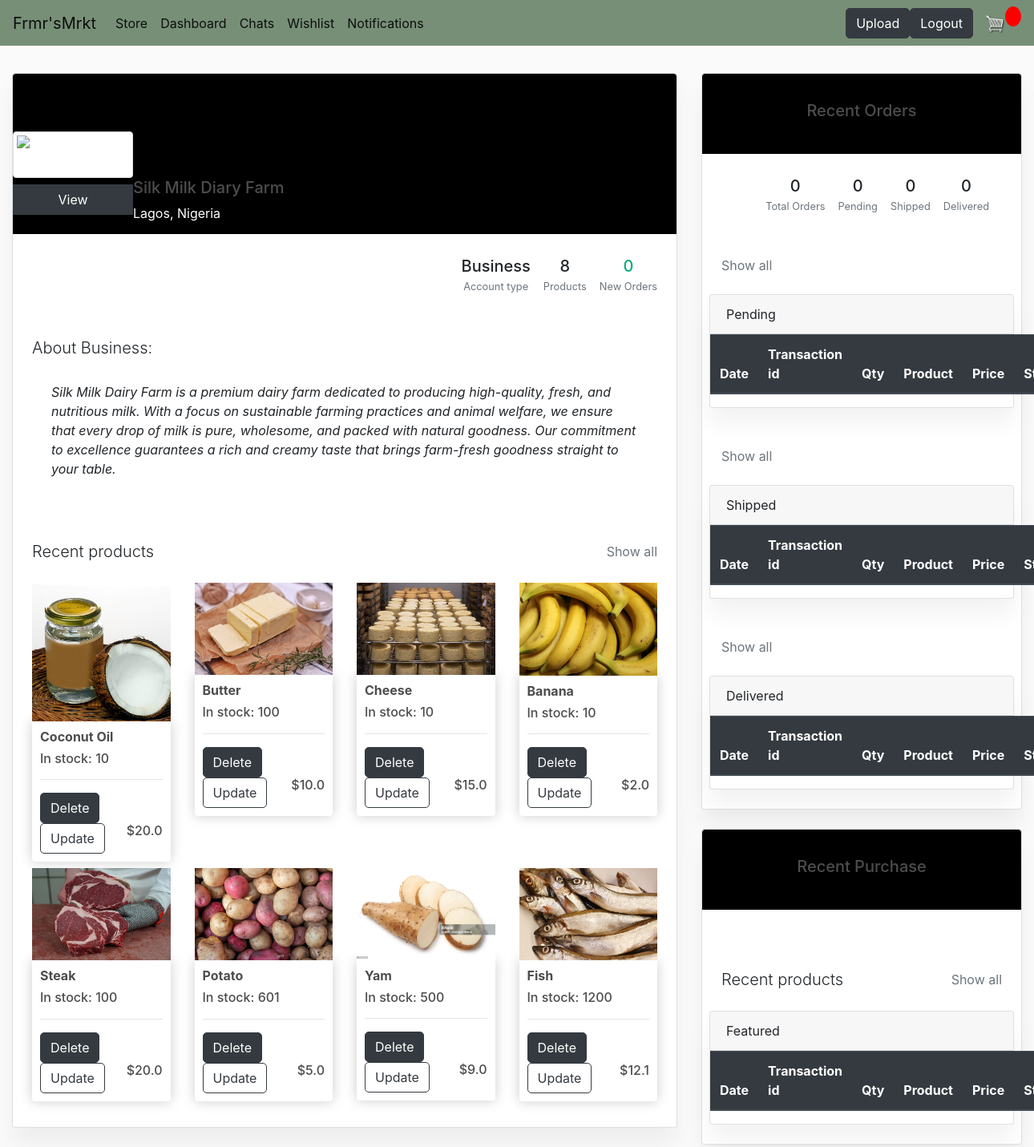
The page /dashboard/ (signed in) on the database its author committed.
### store/models.py (models this page shows, shortened)
class Customer(models.Model):
	user = models.OneToOneField(User, null=True, blank=True, on_delete=models.CASCADE)
	name = models.CharField(max_length=200, null=True)
	email = models.CharField(max_length=200)
	acct_type = models.CharField(max_length=25, default='regular')
	business_description = models.TextField(null=True)
	business_location = models.CharField(max_length=30, default='Lagos, Nigeria')

class Product(models.Model):
    name = models.CharField(max_length=200)
    price = models.FloatField()
    quantity = models.IntegerField(default=10)
    digital = models.BooleanField(default=False,null=True, blank=True)
    image = models.ImageField(null=True, blank=True)
    description = models.TextField(null=True, blank=True)
    owner = models.ForeignKey(Customer, on_delete=models.CASCADE, null=True)
    category = models.CharField(max_length=50, default='Generic')
    date_added = models.DateTimeField(default=datetime.now())
    rating = models.IntegerField(default=1)
    @property
    def imageURL(self):
        try:
            url = self.image.url
        except:
            url = ''
        return url

### store/views.py (the view)
# urls.py: path('dashboard/', views.dashboard, name="dashboard"),
@login_required(login_url='/login/')
def dashboard(request):
	if request.user.customer.acct_type != 'business':
		return redirect('/profile/')
	order_items = OrderItem.objects.filter(business=request.user.customer, order__complete=True).all()
	new_order =       	order_items.filter(status='New', order__complete=True).count()
	shipped_orders =  	order_items.filter(status='Shipped').order_by('-date_added')[:5]
	delivered_orders =	order_items.filter(status='Delivered').order_by('-date_added')[:5]
	pending_orders =  	order_items.filter(status='Pending').order_by('-date_added')[:5]
	cache_key = f"products_{request.user.customer.id}"
	aproducts = cache.get(cache_key)
	if not aproducts:
		aproducts = Product.objects.filter(owner=request.user.customer).all()
		cache.set(cache_key, aproducts, timeout=60*15)
	total_products = len(aproducts)
	products = aproducts.filter(owner=request.user.customer).order_by('-date_added')[:10]
	total_orders =          len(order_items)
	no_shipped_orders =  	order_items.filter(status='Shipped').count()
	no_delivered_orders =	order_items.filter(status='Delivered').count()
	no_pending_orders =  	order_items.filter(status='Pending').count()
	context = {'products': list(products), 'order_items': list(order_items),
			'total_products': total_products, 'new_orders':new_order, 'shipped_orders': shipped_orders,
			'delivered_orders': delivered_orders, 'pending_orders': pending_orders, "total_orders": total_orders, "no_pending_orders": no_pending_orders,
			    "no_shipped_orders":no_shipped_orders, 'no_delivered_orders': no_delivered_orders}
	return render(request, 'business/dashboard.html', context)

### store/templates/business/dashboard.html (shortened to what this page needs)
{% extends 'business/mainb.html'%} {% load static %} {% block content %}
<div class="container-fluid">
  <div class="row">
    <div class="col-lg-8 mb-4">
      <div class="card">
        <div
          class="rounded-top text-white d-flex flex-row"
          style="background-color: #000; height: 200px"
        >
          <div class="ms-4 mt-5 d-flex flex-column" style="width: 150px">
            <img
              src="https://mdbcdn.b-cdn.net/img/Photos/new-templates/bootstrap-profiles/avatar-1.webp"
              alt="Generic placeholder image"
              class="img-fluid img-thumbnail mt-4 mb-2"
              style="width: 150px; z-index: 1"
            />
            <a
              class="btn btn-dark edit"
              data-id="{{ user.customer.id }}"
              id="edit-customer"
              style="z-index: 1"
              >View</a
            >
          </div>
          <div class="ms-3" style="margin-top: 130px">
            <h5>{{ user.customer.name }}</h5>
            <p>{{ user.customer.business_location }}</p>
          </div>
        </div>
        <div class="p-4 text-black bg-body-tertiary">
          <div class="d-flex justify-content-end text-center py-1 text-body">
            <div>
              <p class="mb-1 h5">{{ user.customer.acct_type|capfirst }}</p>
              <p class="small text-muted mb-0">Account type</p>
            </div>
            <div class="px-3">
              <p class="mb-1 h5">{{ total_products }}</p>
              <p class="small text-muted mb-0">Products</p>
            </div>
            <div>
              <a href="{% url 'show_all' 'new_orders' %}">
                <p class="mb-1 h5">{{ new_orders }}</p>
                <p class="small text-muted mb-0">New Orders</p>
              </a>
            </div>
          </div>
        </div>
        <div class="card-body p-4 text-black">
          <div class="mb-5 text-body">
            <p class="lead fw-normal mb-1">About Business:</p>
            <div class="p-4 bg-body-tertiary">
              <p class="font-italic mb-1">
                {{ user.customer.business_description|default:'Not_Available' }}
              </p>
            </div>
          </div>
          <div
            class="d-flex justify-content-between align-items-center mb-4 text-body"
          >
            <p class="lead fw-normal mb-0">Recent products</p>
            <p class="mb-0">
              <a href="{% url 'show_all' 'products' %}" class="text-muted"
                >Show all</a
              >
            </p>
          </div>
          <div class="row row-cols-2 row-cols-md-3 row-cols-lg-4 g-4">
            {% for product in products %}
            <div class="col mb-2">
              <img
                src="{{product.imageURL}}"
                alt="image 1"
                class="w-100 rounded-3"
              />
              <div class="box-element product">
                <h6><strong>{{product.name}}</strong></h6>
                <h6>In stock: {{product.quantity}}</h6>
                <hr />
                <button
                  data-product="{{product.id}}"
                  data-action="delete"
                  class="btn btn-dark add-btn update-product"
                  style="border-radius: 5px"
                  id="delete-product"
                >
                  Delete
                </button>
                <button
                  data-product="{{ product.id }}"
                  data-name="{{ product.name }}"
                  data-price="{{ product.price }}"
                  data-quantity="{{ product.quantity }}"
                  data-description="{{ product.description }}"
                  data-action="update"
                  class="btn btn-outline-dark add-btn update-product"
                  style="border-radius: 5px"
                  id="update-product"
                >
                  Update
                </button>
                <h6 style="display: inline-block; float: right">
                  ${{product.price}}
                </h6>
              </div>
            </div>
            {% endfor %}
          </div>
        </div>
      </div>
    </div>
    <div class="col-lg-4">
      <div class="card mb-4">
        <div
          class="rounded-top text-white d-flex flex-row justify-content-center align-items-center"
          style="background-color: #000; height: 100px"
        >
          <h5>Recent Orders</h5>
        </div>
        <div class="p-4 text-black bg-body-tertiary">
          <div class="d-flex justify-content-end text-center py-1 text-body">
            <div>
              <p class="mb-1 h5">{{ total_orders }}</p>
              <p class="small text-muted mb-0">Total Orders</p>
            </div>
            <div class="px-3">
              <p class="mb-1 h5">{{ no_pending_orders }}</p>
              <p class="small text-muted mb-0">Pending</p>
            </div>
            <div>
              <p class="mb-1 h5">{{ no_shipped_orders }}</p>
              <p class="small text-muted mb-0">Shipped</p>
            </div>
            <div class="px-3">
              <p class="mb-1 h5">{{ no_delivered_orders }}</p>
              <p class="small text-muted mb-0">Delivered</p>
            </div>
          </div>
        </div>
        <div class="card-body p-4 text-black">
          <div
            class="d-flex justify-content-between align-items-center mb-4 text-body"
          >
            <p class="mb-0">
              <a href="{% url 'show_all' 'pending' %}" class="text-muted"
                >Show all</a
              >
            </p>
          </div>
          <div class="row">
            <div class="card">
              <div class="card-header">Pending</div>
              <table class="table table-dark table-hover">
                <thead class="thead-dark">
                  <tr>
                    <th scope="col">Date</th>
                    <th scope="col">Transaction id</th>
                    <th scope="col">Qty</th>
                    <th scope="col">Product</th>
                    <th scope="col">Price</th>
                    <th scope="col">Status</th>
                  </tr>
                </thead>
              </table>
            </div>
          </div>
        </div>
        <div class="card-body p-4 text-black">
          <div
            class="d-flex justify-content-between align-items-center mb-4 text-body"
          >
            <p class="mb-0">
              <a href="{% url 'show_all' 'shipped' %}" class="text-muted"
                >Show all</a
              >
            </p>
          </div>
          <div class="row">
            <div class="card">
              <div class="card-header">Shipped</div>
              <table class="table table-dark table-hover">
                <thead class="thead-dark">
                  <tr>
                    <th scope="col">Date</th>
                    <th scope="col">Transaction id</th>
                    <th scope="col">Qty</th>
                    <th scope="col">Product</th>
                    <th scope="col">Price</th>
                    <th scope="col">Status</th>
                  </tr>
                </thead>
              </table>
            </div>
          </div>
        </div>
        <div class="card-body p-4 text-black">
          <div
            class="d-flex justify-content-between align-items-center mb-4 text-body"
          >
            <p class="mb-0">
              <a href="{% url 'show_all' 'delivered' %}" class="text-muted"
                >Show all</a
              >
            </p>
          </div>
          <div class="row">
            <div class="card">
              <div class="card-header">Delivered</div>
              <table class="table table-dark table-hover">
                <thead class="thead-dark">
                  <tr>
                    <th scope="col">Date</th>
                    <th scope="col">Transaction id</th>
                    <th scope="col">Qty</th>
                    <th scope="col">Product</th>
                    <th scope="col">Price</th>
                    <th scope="col">Status</th>
                  </tr>
                </thead>
              </table>
            </div>
          </div>
        </div>
      </div>
      <div class="card mt-4">
        <div
          class="rounded-top text-white d-flex flex-row justify-content-center align-items-center"
          style="background-color: #000; height: 100px"
        >
          <h5>Recent Purchase</h5>
        </div>
        <div class="p-4 text-black bg-body-tertiary"></div>
        <div class="card-body p-4 text-black">
          <div
            class="d-flex justify-content-between align-items-center mb-4 text-body"
          >
            <p class="lead fw-normal mb-0">Recent products</p>
            <p class="mb-0">
              <a href="{% url 'show_all' 'purchases' %}" class="text-muted"
                >Show all</a
              >
            </p>
          </div>
          <div class="row">
            <div class="card">
              <div class="card-header">Featured</div>
              <table class="table table-dark table-hover">
                <thead class="thead-dark">
                  <tr>
                    <th scope="col">Date</th>
                    <th scope="col">Transaction id</th>
                    <th scope="col">Qty</th>
                    <th scope="col">Product</th>
                    <th scope="col">Price</th>
                    <th scope="col">Status</th>
                  </tr>
                </thead>
              </table>
            </div>
          </div>
        </div>
      </div>
    </div>
  </div>
</div>
{% endblock content %}

### static/css/main.css (style rules this page uses)
body { background-color: hsl(0, 0%, 98%); }
h1,h2,h3,h4,h5,h6 { color:hsl(0, 0%, 30%); }
.box-element { box-shadow:hsl(0, 0%, 80%) 0 0 16px; background-color: #fff; border-radius: 4px; padding: 10px; }
.product { border-radius: 0 0 4px 4px; }
.col-lg-4, .col-lg-6, .col-lg-8, .col-lg-12 { margin-top: 10px; }
.btn { border-radius: 0; }
.card { box-shadow: 0 20px 27px 0 rgb(0 0 0 / 5%); }
a { color: #02af74; text-decoration: none; }

### rows shown on the page
Product: imageURL (picture), name "Coconut Oil", quantity "10", price "20.0"
Product: imageURL (picture), name "Butter", quantity "100", price "10.0"
Product: imageURL (picture), name "Cheese", quantity "10", price "15.0"
Product: imageURL (picture), name "Banana", quantity "10", price "2.0"
Product: imageURL (picture), name "Steak", quantity "100", price "20.0"
Product: imageURL (picture), name "Potato", quantity "601", price "5.0"
Product: imageURL (picture), name "Yam", quantity "500", price "9.0"
Product: imageURL (picture), name "Fish", quantity "1200", price "12.1"

### other values the page prints
{{ user.customer.name }} "Silk Milk Diary Farm"
{{ user.customer.business_location }} "Lagos, Nigeria"
{{ user.customer.acct_type|capfirst }} "Business"
{{ total_products }} "8"
{{ new_orders }} "0"
{{ total_orders }} "0"
{{ no_pending_orders }} "0"
{{ no_shipped_orders }} "0"
{{ no_delivered_orders }} "0"
